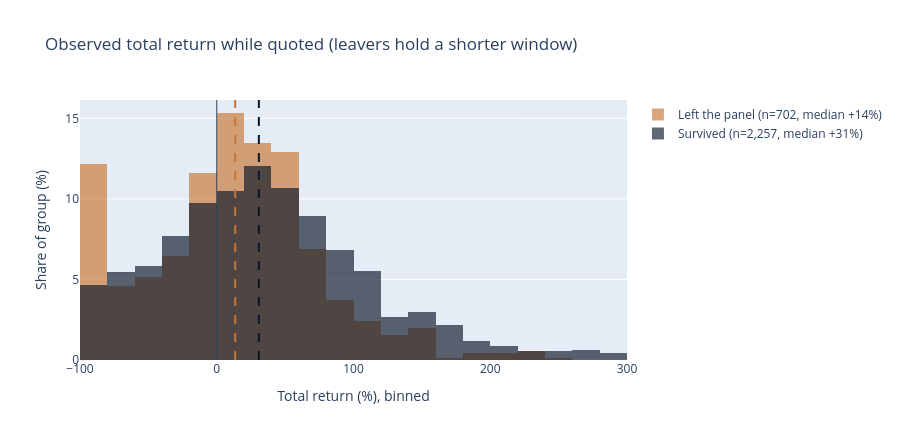

Here is the notebook cell this chart was saved with:
### Code cell
# The two groups differ in size by 3x, so plot the share of each group per bin, not counts.
bins = dict(start=-100, end=300, size=20)

fig = go.Figure()
for stats, label, color in [
    (leaver_stats, "Left the panel", PALETTE["survivors"]),
    (survivor_stats, "Survived", PALETTE["universe"]),
]:
    fig.add_trace(
        go.Histogram(
            x=stats["total_return"].to_list(),
            xbins=bins,
            histnorm="percent",
            name=f"{label} (n={stats.height:,}, median {stats['total_return'].median():+.0f}%)",
            marker_color=color,
            opacity=0.65,
        )
    )
    # Median in the legend, not as an annotation — the two medians are 17pp apart and collide.
    fig.add_vline(x=stats["total_return"].median(), line_dash="dash", line_color=color)
fig.add_vline(x=0, line_color=PALETTE["rule"], line_width=1)
fig.update_layout(
    title="Observed total return while quoted (leavers hold a shorter window)",
    xaxis_title="Total return (%), binned",
    yaxis_title="Share of group (%)",
    xaxis=dict(range=[-100, 300]),
    barmode="overlay",
    height=440,
)
fig.show()

### Figure 1 — Plotly figure (JSON) as saved in the notebook; plotly's stock layout.template omitted (floating-point values rounded to 4 significant figures; data arrays with more than 128 entries replaced by an {"elided": "..."} marker saying what was removed)
{"data": [{"histnorm": "percent", "marker": {"color": "#C87533"}, "name": "Left the panel (n=702, median +14%)", "opacity": 0.65, "type": "histogram", "x": {"elided": "702 float values"}, "xbins": {"end": 300, "size": 20, "start": -100}}, {"histnorm": "percent", "marker": {"color": "#0a1628"}, "name": "Survived (n=2,257, median +31%)", "opacity": 0.65, "type": "histogram", "x": {"elided": "2257 float values"}, "xbins": {"end": 300, "size": 20, "start": -100}}], "layout": {"barmode": "overlay", "height": 440, "shapes": [{"line": {"color": "#C87533", "dash": "dash"}, "type": "line", "x0": 13.5, "x1": 13.5, "xref": "x", "y0": 0, "y1": 1, "yref": "y domain"}, {"line": {"color": "#0a1628", "dash": "dash"}, "type": "line", "x0": 30.78, "x1": 30.78, "xref": "x", "y0": 0, "y1": 1, "yref": "y domain"}, {"line": {"color": "#334155", "width": 1}, "type": "line", "x0": 0, "x1": 0, "xref": "x", "y0": 0, "y1": 1, "yref": "y domain"}], "title": {"text": "Observed total return while quoted (leavers hold a shorter window)"}, "xaxis": {"range": [-100, 300], "title": {"text": "Total return (%), binned"}}, "yaxis": {"title": {"text": "Share of group (%)"}}}}
